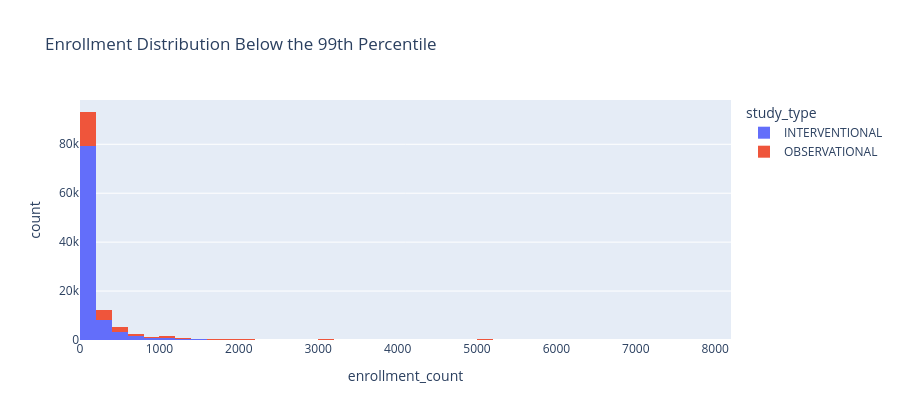

Write notebook code for a chart like this one.
### Code cell
fig_enrollment = px.histogram(
    df[df["enrollment_count"].notna() & (df["enrollment_count"] < df["enrollment_count"].quantile(0.99))],
    x="enrollment_count",
    nbins=60,
    color="study_type",
    title="Enrollment Distribution Below the 99th Percentile",
)
fig_enrollment.update_layout(height=420)
fig_enrollment.show()

### Figure 1 — Plotly figure (JSON) as saved in the notebook; plotly's stock layout.template omitted (floating-point values rounded to 4 significant figures; data arrays with more than 128 entries replaced by an {"elided": "..."} marker saying what was removed)
{"data": [{"bingroup": "x", "hovertemplate": "study_type=INTERVENTIONAL<br>enrollment_count=%{x}<br>count=%{y}<extra></extra>", "legendgroup": "INTERVENTIONAL", "marker": {"color": "#636efa", "pattern": {"shape": ""}}, "name": "INTERVENTIONAL", "nbinsx": 60, "orientation": "v", "showlegend": true, "type": "histogram", "x": {"elided": "95393 float values"}, "xaxis": "x", "yaxis": "y"}, {"bingroup": "x", "hovertemplate": "study_type=OBSERVATIONAL<br>enrollment_count=%{x}<br>count=%{y}<extra></extra>", "legendgroup": "OBSERVATIONAL", "marker": {"color": "#EF553B", "pattern": {"shape": ""}}, "name": "OBSERVATIONAL", "nbinsx": 60, "orientation": "v", "showlegend": true, "type": "histogram", "x": {"elided": "24703 float values"}, "xaxis": "x", "yaxis": "y"}], "layout": {"barmode": "relative", "height": 420, "legend": {"title": {"text": "study_type"}, "tracegroupgap": 0}, "title": {"text": "Enrollment Distribution Below the 99th Percentile"}, "xaxis": {"anchor": "y", "domain": [0, 1], "title": {"text": "enrollment_count"}}, "yaxis": {"anchor": "x", "domain": [0, 1], "title": {"text": "count"}}}}
